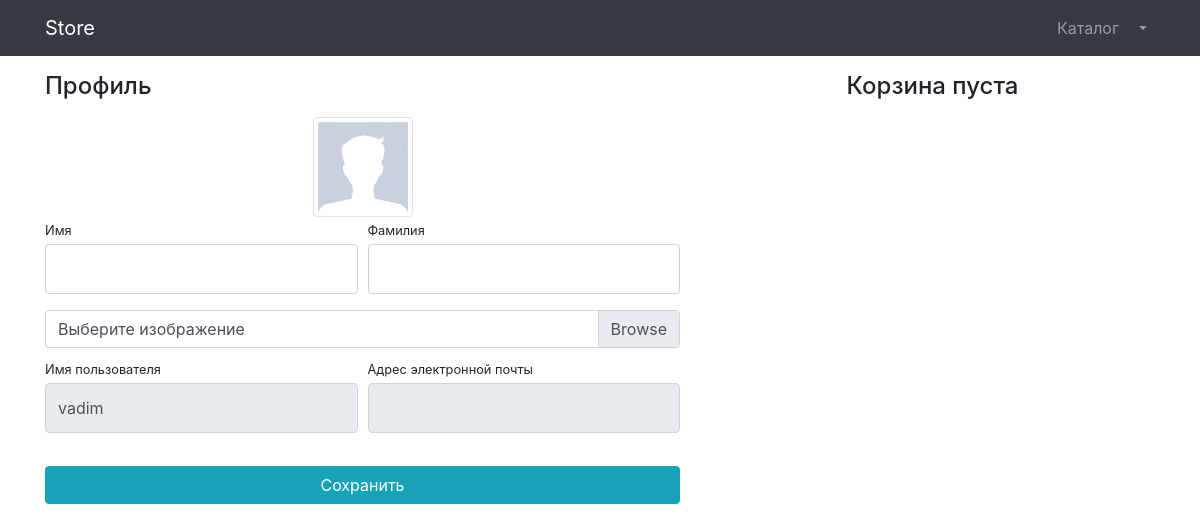
/users/profile/ (signed in), run on an earlier commit of the app's database.
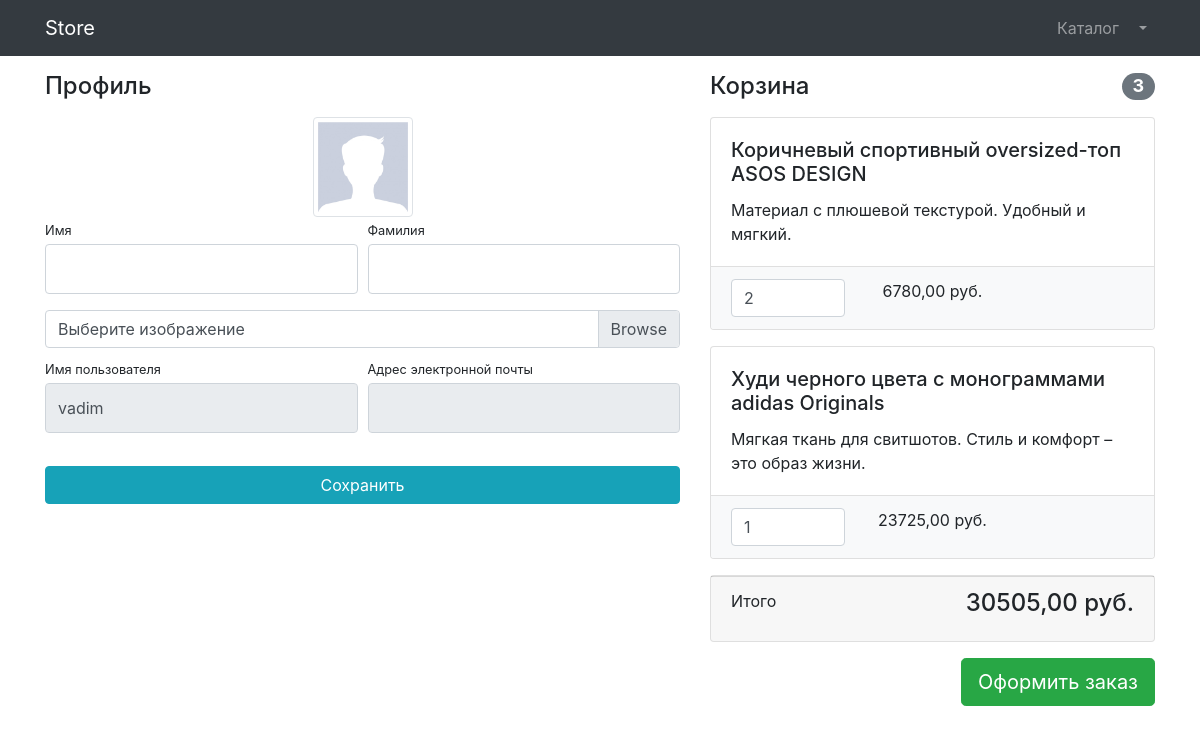
And on a later commit of the database.
### users/models.py (models this page shows)
class User(AbstractUser):
    image = models.ImageField(
        upload_to="users_images",
        null=True,
        blank=True
    )

### products/models.py (models this page shows, shortened)
class ProductBasket(models.Model):
    product = models.ForeignKey(Product, on_delete=models.CASCADE)
    basket = models.ForeignKey(Basket, on_delete=models.CASCADE)
    quantity = models.PositiveIntegerField(default=0)
    objects = ProductBasketQuerySet.as_manager()
    @property
    def sum(self):
        return self.product.price * self.quantity

class Product(models.Model):
    name = models.CharField(max_length=128)
    image = models.ImageField(upload_to="products_images")
    description = models.TextField()
    short_description = models.TextField(null=True, blank=True)
    price = models.DecimalField(
        max_digits=7,
        decimal_places=2,
        null=True,
        blank=True,
    )
    quantity = models.PositiveIntegerField(default=0)
    categories = models.ManyToManyField(Category, null=True, blank=True)

### users/views.py (the view)
# urls.py: path("profile/", profile, name="profile"),
@login_required
def profile(request):
    if request.method == "POST":
        form = UserProfileForm(
            instance=request.user,
            data=request.POST,
            files=request.FILES,
        )
        if form.is_valid():
            form.save()
            return HttpResponseRedirect(reverse("users:profile"))
    else:
        form = UserProfileForm(instance=request.user)
    basket = Basket.objects.filter(user=request.user).last()
    products_basket = ProductBasket.objects.filter(basket=basket)
    context = {
        "title": "Store - Профиль",
        "form": form,
        "basket": basket,
        "products_basket": products_basket,
    }
    return render(
        request=request,
        template_name="users/profile.html",
        context=context
    )

### users/forms.py
class UserProfileForm(UserChangeForm):
    first_name = forms.CharField(
        widget=forms.TextInput(
            attrs={
                "class": "form-control py-4",
            }
        ),
    )
    last_name = forms.CharField(
        widget=forms.TextInput(
            attrs={
                "class": "form-control py-4",
            }
        ),
    )
    username = forms.CharField(
        widget=forms.TextInput(
            attrs={
                "class": "form-control py-4",
                "readonly": True,
            }
        ),
    )
    email = forms.CharField(
        widget=forms.EmailInput(
            attrs={
                "class": "form-control py-4",
                "readonly": True,
            }
        ),
    )
    image = forms.ImageField(
        widget=forms.FileInput(
            attrs={
                "class": "custom-file-input"
            }
        ),
        required=False,
    )
    class Meta:
        model = User
        fields = (
            "first_name",
            "last_name",
            "username",
            "email",
            "image",
        )

### products/models.py (called while the page is built)
    @property
    def total_sum(self):
        return sum(
            product_basket.sum for product_basket in self
        )

    @property
    def total_quantity(self):
        return sum(
            product_basket.quantity for product_basket in self
        )

### users/templates/users/profile.html (shortened to what this page needs)
{% extends "products/base.html" %}
{% load static %}
{% block css %}
    <link href={% static "/vendor/css/products.css" %} rel="stylesheet">
{% endblock %}
{% block content %}
    <div class="container">
        <div class="row">
            <div class="col-lg-7">
                <h4 class="mt-3 mb-3">Профиль</h4>
                <div class="col-lg-12 text-center">
                    <img width="100" height="100"
                        src="{% if user.image %} {{ user.image.url }} {% else %} {% static "vendor/img/users/default_avatar.jpg" %} {% endif %}"
                        class="img-thumbnail">
                </div>
                <form action="{% url "users:profile" %}" method="POST" enctype="multipart/form-data">
                    <div class="form-row">
                        <div class="col-lg-6">
                            <div class="form-group">
                                <label class="small mb-1" for="{{ form.first_name.id_for_label }}">Имя</label>
                                {{ form.first_name }}
                            </div>
                        </div>
                        <div class="col-lg-6">
                            <div class="form-group">
                                <label class="small mb-1" for="{{ form.last_name.id_for_label }}">Фамилия</label>
                                {{ form.last_name }}
                            </div>
                        </div>
                    </div>
                    <div class="form-row mb-2">
                        <div class="col-lg-12">
                            <div class="custom-file">
                                <label class="custom-file-label" for="{{ form.image.id_for_label }}">Выберите изображение</label>
                            </div>
                        </div>
                    </div>
                    <div class="form-row">
                        <div class="col-lg-6">
                            <label class="small mb-1" for="{{ form.username.id_for_label }}">Имя пользователя</label>
                            {{ form.username }}
                        </div>
                        <div class="col-lg-6">
                            <label class="small mb-1" for="{{ form.email.id_for_label }}">Адрес электронной
                                почты</label>
                            {{ form.email }}
                        </div>
                    </div>
                    <div class="form-row">
                        <div class="col-lg-12" style="margin-top: 33px;">
                            <input class="btn btn-info btn-block" type="submit" value="Сохранить">
                        </div>
                    </div>
                </form>
            </div>
            <div class="col-lg-5">
                {% include "products/basket.html" %}
            </div>
        </div>
    </div>
{% endblock %}

### products/templates/products/base.html (shortened to what this page needs)
{% load static %}
<!DOCTYPE html>
<html lang="en">
<head>
    <link href={% static "/vendor/bootstrap/css/bootstrap.min.css" %} rel="stylesheet">
    {% block css %}{% endblock css %}
</head>
<body>
<nav class="navbar navbar-expand-lg navbar-dark bg-dark fixed-top">
    <div class="container">
        <a class="navbar-brand" href="{% url "index" %}">Store</a>
        <div class="collapse navbar-collapse" id="navbarResponsive">
            <ul class="navbar-nav ml-auto">
                <li class="nav-item">
                    <a class="nav-link" href="{% url "products:index" %}">Каталог  </a>
                </li>
                {% if user.is_authenticated %}
                    <li class="nav-item dropdown">
                        <a class="nav-link dropdown-toggle" href="#" id="navbarDropdown" role="button"
                        data-bs-toggle="dropdown" aria-expanded="false">
                        </a>
                    </li>
                {% else %}
                    <li class="nav-item">
                        <a class="nav-link" href="{% url 'users:login' %}">Войти <i class="fas fa-sign-in-alt"></i></a>
                    </li>
                {% endif %}
            </ul>
        </div>
    </div>
</nav>
{% block content %}{% endblock content %}
</body>
</html>

### products/templates/products/basket.html (shortened to what this page needs)
{% if basket %}
    <h4 class="mt-3 mb-3 d-flex justify-content-between align-items-center mb-3">
        Корзина <span class="badge badge-secondary badge-pill">{{ products_basket.total_quantity }}</span>
    </h4>
    {% for product_basket in products_basket %}
        <div class="card mb-3">
            <div class="card-body">
                <h5 class="card-title">{{ product_basket.product.name }}</h5>
                <p class="card-text">{{ product_basket.product.description }}</p>
            </div>
            <ul class="list-group list-group-flush">
                <li class="list-group-item bg-light">
                    <div class="row text-center">
                        <div class="col-lg-4">
                            <input name="basketID" type="number" class="form-control"
                                value="{{ product_basket.quantity }}" min="0">
                        </div>
                        <div class="col-lg-4">{{ product_basket.sum }} руб.</div>
                        <div class="col-lg-4">
                        </div>
                    </div>
                </li>
            </ul>
        </div>
    {% endfor %}
    <div class="card mb-3">
        <div class="card-footer">
            <p class="float-left">Итого</p>
            <h4 class="float-right">{{ products_basket.total_sum }} руб.</h4>
        </div>
    </div>
    <a class="btn btn-success btn-lg float-right" href="../orders/order-create.html">
        Оформить заказ
    </a>
{% else %}
    <h4 class="mt-3 mb-3 text-center">
        Корзина пуста
    </h4>
{% endif %}

What changed in the data, as far as the page shows it:
added ProductBasket: total_quantity "3", product.name "Коричневый спортивный oversized-топ ASOS DESIGN", product.description "Материал с плюшевой текстурой. Удобный и мягкий.", basketID "2", sum "6780,00", total_sum "30505,00"
added ProductBasket: product.name "Худи черного цвета с монограммами adidas Originals", product.description "Мягкая ткань для свитшотов. Стиль и комфорт – это образ жизни.", basketID "1", sum "23725,00"
Also different on the page:
text no longer shown: "Корзина пуста"
text now shown: "Корзина Итого руб. Оформить заказ"
